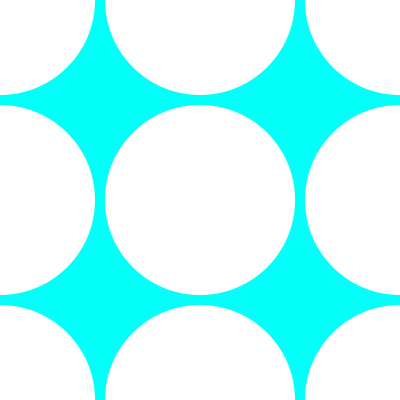
Frame 1 (no input)
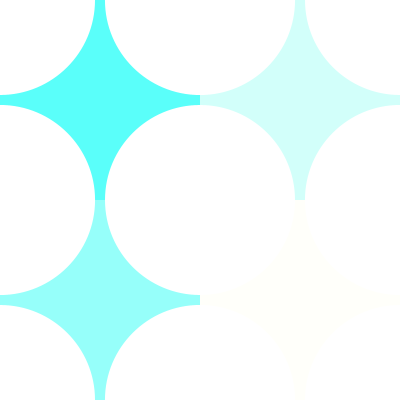
Frame 60 (the mouse pressed at the canvas centre just before this capture)
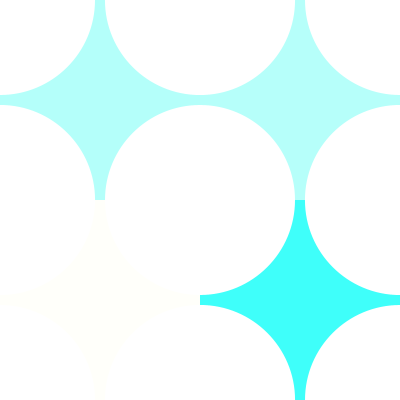
Frame 120 (the mouse held since frame 60 and released just before this capture)

The Processing sketch that drew these frames (run headless with seeded random() and noise(); from frame 60 on, the mouse is pressed at the canvas centre):

// Processing sketch: processing_168269
// ── processing_168269.pde

float[][] eColor = new float[2][2];
 
float eSpeed = 0.1;
float eSize = 190.0;
 
float[][] speed = {{1.5, 3.5},
                   {2.5, 4.5}};
 
float minSize = 200.0;
float maxSize = 250.0;
 
void setup() {
  size(400, 400);
  background(255);
  smooth();
  noStroke();
  fill(0);
  
  for (int y = 0; y < 2; y ++) {
    for (int x = 0; x < 2; x ++) {
      eColor[y][x] = 0;
    }
  }
}
 
void draw() {
  background(255);
 
  for (int y = 0; y < 2; y ++) {
    for (int x = 0; x < 2; x ++) {
      eColor[y][x] += speed[y][x];
 
      if (eColor[y][x] > 300 || eColor[y][x] < 0) speed[y][x] = -speed[y][x];
        fill(eColor[y][x], 1000, 250);
        rect(x*200, y*200, 200, 200);     
    }
  }
   
  for (int z = 0; z < 600; z += 200) {
    for (int w = 0; w < 600; w += 200) {
      fill(255, 255, 255);
      eSize += eSpeed;
      if(eSize > maxSize || eSize < minSize) eSpeed = - eSpeed;
      ellipse(w, z, eSize, eSize);
    }
  }
}
